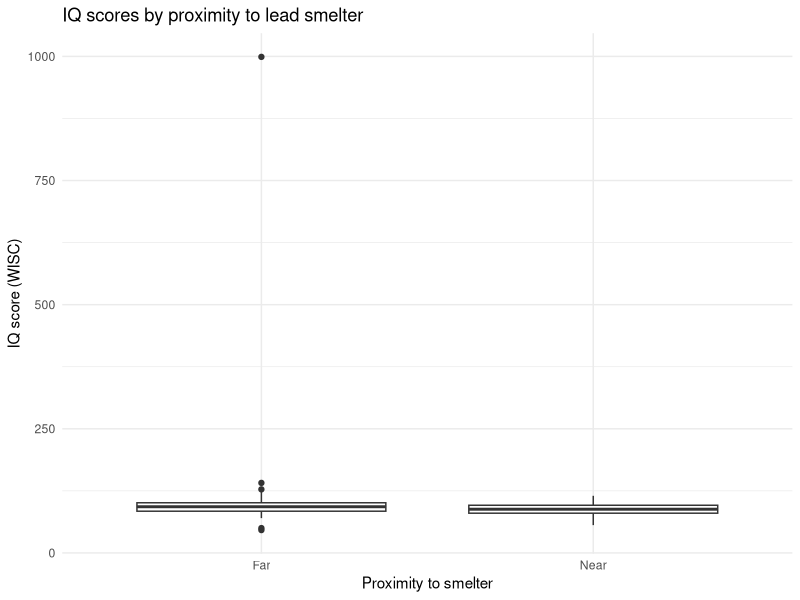

Source code (R):
## ---- chunk 1
knitr::opts_chunk$set(
echo = TRUE,
message = FALSE,
warning = FALSE
)

library(tidyverse)
library(knitr)

## ---- chunk 2

lead_raw <- read_csv("../DataRaw/lead-iq-01.csv")

# Basic counts used for in-line text

n_total   <- nrow(lead_raw)
n_near    <- sum(lead_raw$Smelter == "Near")
n_far     <- sum(lead_raw$Smelter == "Far")

overall_mean_IQ <- mean(lead_raw$IQ)

## ---- chunk 3
summary_by_smelter <- lead_raw %>%
group_by(Smelter) %>%
summarise(
n       = n(),
mean_IQ = mean(IQ),
sd_IQ   = sd(IQ),
min_IQ  = min(IQ),
max_IQ  = max(IQ),
.groups = "drop"
)

summary_by_smelter

kable(
summary_by_smelter,
digits = 1,
caption = "Descriptive statistics for IQ scores by distance from the smelter."
)

## ---- chunk 4
ggplot(lead_raw, aes(x = Smelter, y = IQ)) +
geom_boxplot() +
labs(
title = "IQ scores by proximity to lead smelter",
x = "Proximity to smelter",
y = "IQ score (WISC)"
) +
theme_minimal()

